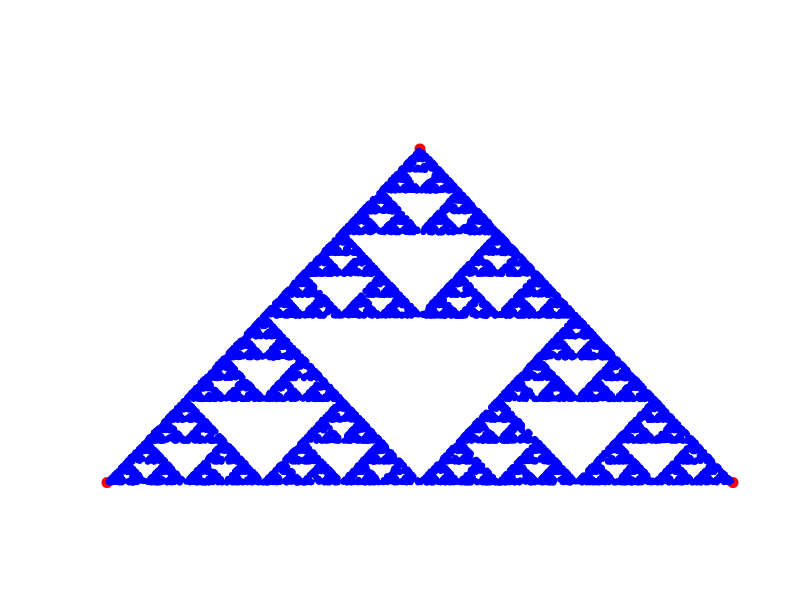

This figure's R source:
## ---- chunk 1
knitr::opts_chunk$set(echo = TRUE)
## ---- chunk 2
genTriunghi <- function(distanta)
{
  maxim = 10000
  
  #Triunghi echilateral
  varfuri = matrix(NA, ncol = 2, nrow = 3)
  varfuri[1,] = c(0, 0)
  varfuri[2,] = c(1, 0)
  varfuri[3,] = c(0.5, sqrt(3)/2)
  #punctele adaugate -> pana la 10000 de puncte -> tot atatea randuri
  #coordonate x si y -> 2 coloane
  puncte = matrix(NA, ncol = 2, nrow = maxim)
  #Generarea primului punct random
  p1 = runif(1)
  p2 = runif(1)
  sqr = sqrt(p1)
  puncte[1,] = c(((1-sqr)*0 + (sqr * (1-p2)) * 1 + (sqr * p2) * 0.5), ((1-sqr)*0 + (sqr * (1-p2)) * 0 + (sqr * p2) * sqrt(3)/2))
  #Generarea restului de puncte
  for(i in 2:maxim)
  {
    #Determinam un varf random si ii memoram coordonatele
    varf = sample(1:3, 1, replace=TRUE)
    x_varf = varfuri[varf[1], 1]
    y_varf = varfuri[varf[1], 2]
    
    #Gasim punctul aflat la distanta data intre punctul anterior si varful determinat
    punct = c((x_varf - puncte[i-1, 1]) * distanta + puncte[i-1, 1], (y_varf - puncte[i-1, 2]) * distanta + puncte[i-1, 2])
    #Memoram noul punct
    puncte[i, ] = punct
  }
  
  return (list(puncte, varfuri))
  
}
## ---- chunk 3
triunghi = genTriunghi(0.5)
puncte = triunghi[[1]]
puncte[1:15, ]
## ---- chunk 4
renderPlot <- function()
{
    pol = genTriunghi(0.5);
    puncte = pol[[1]]
    varfuri = pol[[2]]
    
    plot(0, 0, xlim = c(0, 1), ylim = c(0, 1), col = 0, yaxt = "n", xaxt = "n", xlab = "", ylab = "", bty = "n")
    points(varfuri[, 1],varfuri[, 2], pch = 20, cex = 2, col = "red")
    points(puncte[1 : 10000, 1], puncte[1 : 10000 , 2], pch = 20, cex=1, col="blue")
    
}

renderPlot()
